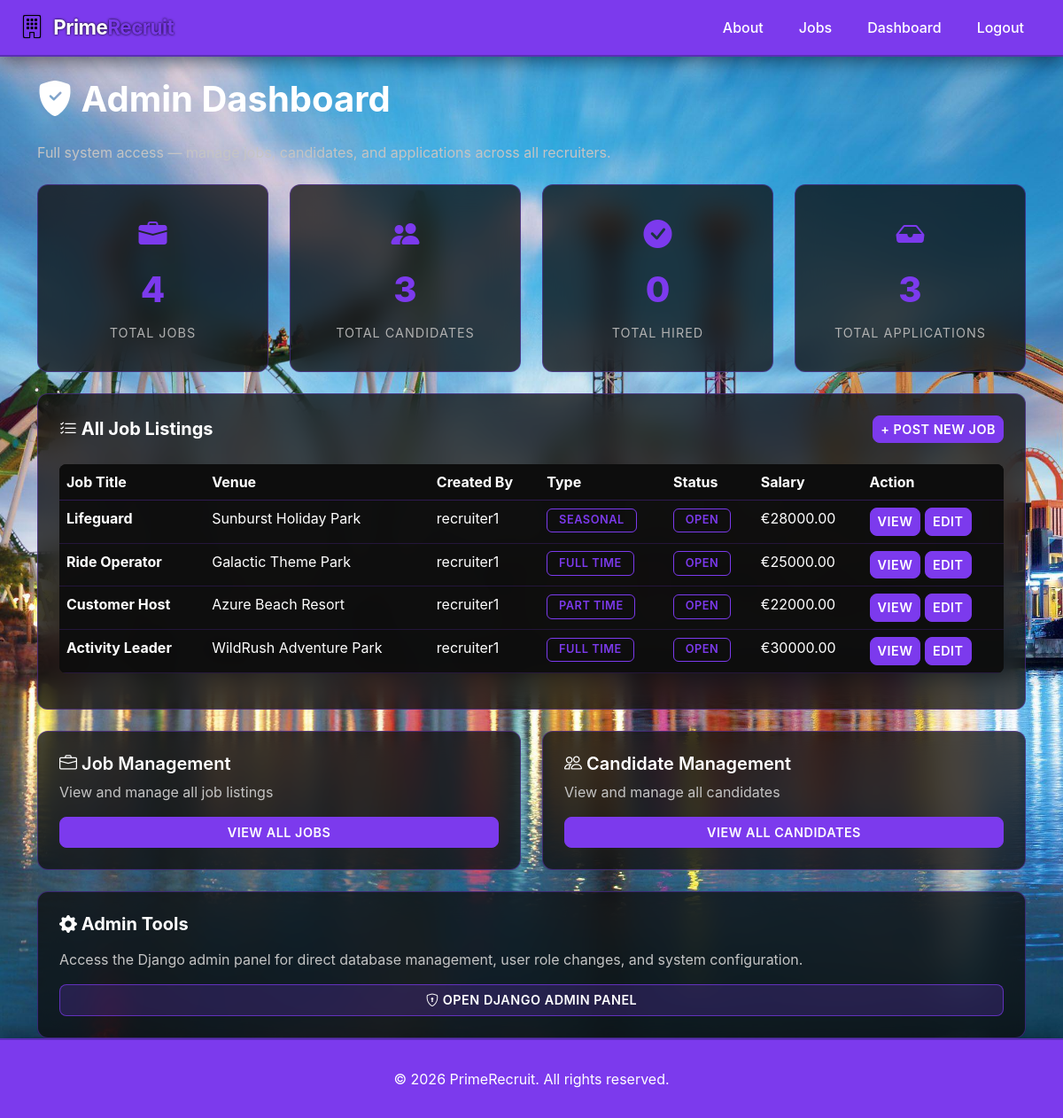
/dashboard/manager/ (signed in), run on an earlier commit of the app's database.
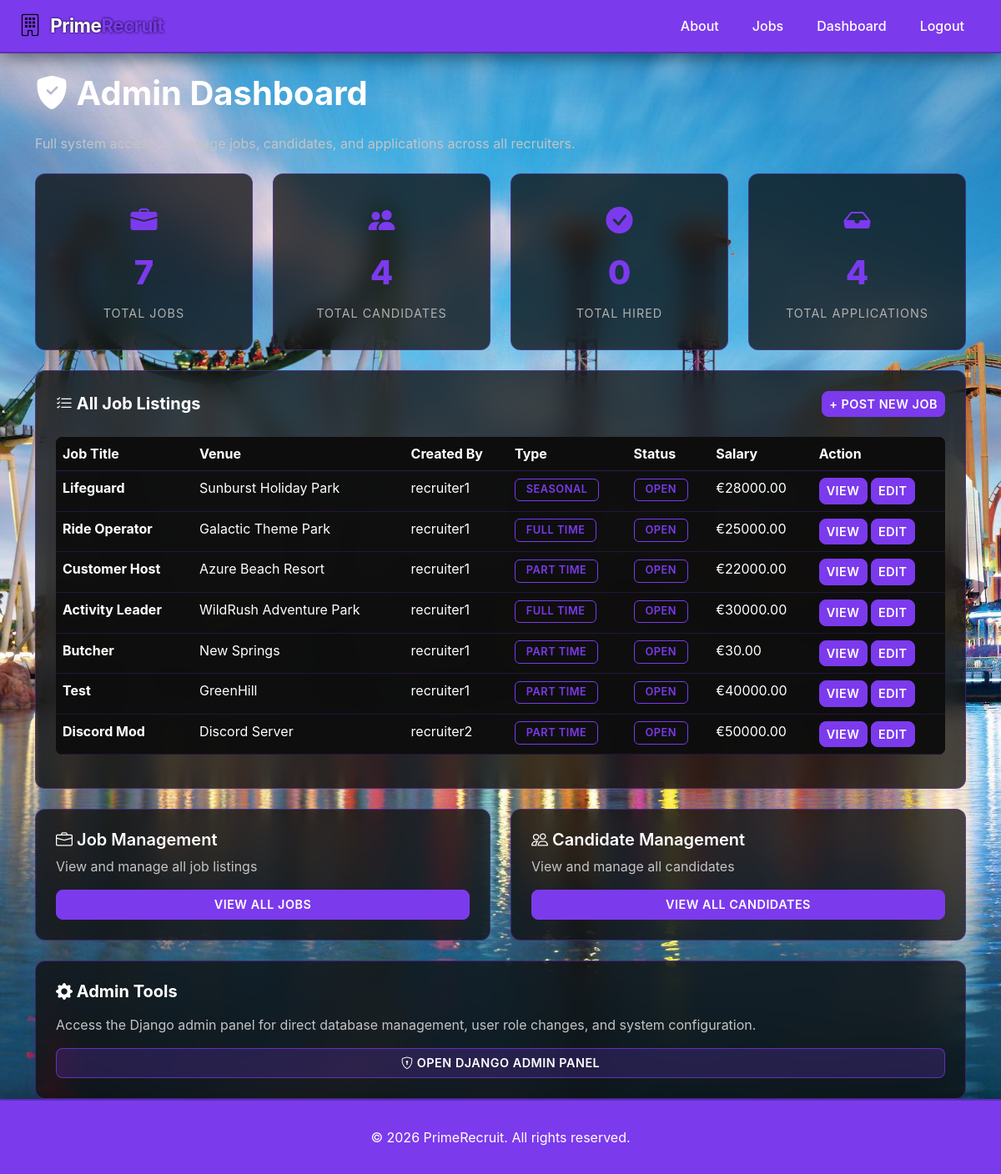
And on a later commit of the database.
### recruitment/models.py (models this page shows, shortened)
class JobListing(models.Model):
    VENUE_CHOICES = [
        ('holiday_park', 'Holiday Park'),
        ('theme_park', 'Theme Park'),
        ('resort', 'Resort'),
        ('adventure_park', 'Adventure Park'),
    ]
    TYPE_CHOICES = [
        ('full_time', 'Full Time'),
        ('part_time', 'Part Time'),
        ('seasonal', 'Seasonal'),
    ]
    STATUS_CHOICES = [
        ('open', 'Open'),
        ('closed', 'Closed'),
    ]
    title = models.CharField(max_length=200)
    venue_name = models.CharField(max_length=200)
    venue_type = models.CharField(max_length=50, choices=VENUE_CHOICES)
    description = models.TextField()
    employment_type = models.CharField(max_length=20, choices=TYPE_CHOICES)
    salary = models.DecimalField(max_digits=8, decimal_places=2)
    status = models.CharField(
        max_length=10, choices=STATUS_CHOICES, default='open')
    venue_image = models.ImageField(upload_to='venues/', null=True, blank=True)
    created_by = models.ForeignKey(User, on_delete=models.CASCADE)
    created_at = models.DateTimeField(auto_now_add=True)

### recruitment/views.py (the view)
# urls.py: path('dashboard/manager/', views.dashboard_manager,
@login_required
def dashboard_manager(request):
    profile = get_profile(request.user)
    if not request.user.is_superuser and (not profile or profile.role != 'manager'):
        return render(request, 'recruitment/denied.html', status=403)
    is_admin = request.user.is_superuser
    total_jobs = JobListing.objects.count()
    total_candidates = Candidate.objects.count()
    total_hired = Application.objects.filter(status='hired').count()
    all_jobs = JobListing.objects.all() if is_admin else None
    total_applications = Application.objects.count() if is_admin else 0
    context = {
        'is_admin': is_admin,
        'total_jobs': total_jobs,
        'total_candidates': total_candidates,
        'total_hired': total_hired,
        'all_jobs': all_jobs,
        'total_applications': total_applications,
    }
    return render(request, 'recruitment/dashboard_manager.html', context)

### recruitment/views.py (called while the page is built)
def get_profile(user):
    try:
        return UserProfile.objects.get(user=user)
    except UserProfile.DoesNotExist:
        return None

### recruitment/templates/recruitment/dashboard_manager.html (shortened to what the changed rows need)
{% extends 'recruitment/base.html' %}
{% block content %}
<div class="container mt-4">
    {% if is_admin %}
        <h1 class="mb-4"><i class="bi bi-shield-fill-check"></i> Admin Dashboard</h1>
    {% else %}
        <h1 class="mb-4">Manager Dashboard</h1>
    {% endif %}
    <div class="row g-4 mb-4">
        <div class="col-md-{% if is_admin %}3{% else %}4{% endif %}">
            <div class="stat-card">
                <i class="bi bi-briefcase-fill" style="font-size: 2rem; color: #7c3aed; margin-bottom: 10px;"></i>
                <div class="stat-number">{{ total_jobs }}</div>
                <div class="stat-label">Total Jobs</div>
            </div>
        </div>
        <div class="col-md-{% if is_admin %}3{% else %}4{% endif %}">
            <div class="stat-card">
                <i class="bi bi-people-fill" style="font-size: 2rem; color: #7c3aed; margin-bottom: 10px;"></i>
                <div class="stat-number">{{ total_candidates }}</div>
                <div class="stat-label">Total Candidates</div>
            </div>
        </div>
        {% if is_admin %}
        <div class="col-md-3">
            <div class="stat-card">
                <i class="bi bi-inbox-fill" style="font-size: 2rem; color: #7c3aed; margin-bottom: 10px;"></i>
                <div class="stat-number">{{ total_applications }}</div>
                <div class="stat-label">Total Applications</div>
            </div>
        </div>
        {% endif %}
    </div>
    {% if is_admin %}
        <div class="card p-4 mb-4">
            {% if all_jobs %}
                <div class="table-responsive">
                    <table class="table">
                        <thead>
                            <tr>
                                <th>Job Title</th>
                                <th>Venue</th>
                                <th>Created By</th>
                                <th>Type</th>
                                <th>Status</th>
                                <th>Salary</th>
                                <th>Action</th>
                            </tr>
                        </thead>
                        <tbody>
                            {% for job in all_jobs %}
                                <tr>
                                    <td><strong>{{ job.title }}</strong></td>
                                    <td>{{ job.venue_name }}</td>
                                    <td>{{ job.created_by.username }}</td>
                                    <td><span class="badge">{{ job.get_employment_type_display }}</span></td>
                                    <td><span class="badge badge-{{ job.status }}">{{ job.get_status_display }}</span></td>
                                    <td>€{{ job.salary }}</td>
                                    <td>
                                        <a href="{% url 'job_detail' job.pk %}" class="btn btn-sm btn-outline-light">View</a>
                                        <a href="{% url 'job_edit' job.pk %}" class="btn btn-sm btn-outline-light">Edit</a>
                                    </td>
                                </tr>
                            {% endfor %}
                        </tbody>
                    </table>
                </div>
            {% else %}
                <div class="alert alert-info mb-0">No jobs in the system yet. <a href="{% url 'job_create' %}">Create one now</a></div>
            {% endif %}
        </div>
    {% endif %}
</div>
{% endblock %}

What changed in the data, as far as the page shows it:
added JobListing: title "Butcher", venue_name "New Springs", created_by.username "recruiter1", employment_type "PART TIME", status "OPEN", salary "30.00"
added JobListing: title "Test", venue_name "GreenHill", created_by.username "recruiter1", employment_type "PART TIME", status "OPEN", salary "40000.00"
added JobListing: title "Discord Mod", venue_name "Discord Server", created_by.username "recruiter2", employment_type "PART TIME", status "OPEN", salary "50000.00"
Also different on the page:
{{ total_jobs }}: "4" → "7"
{{ total_candidates }}: "3" → "4"
{{ total_applications }}: "3" → "4"
